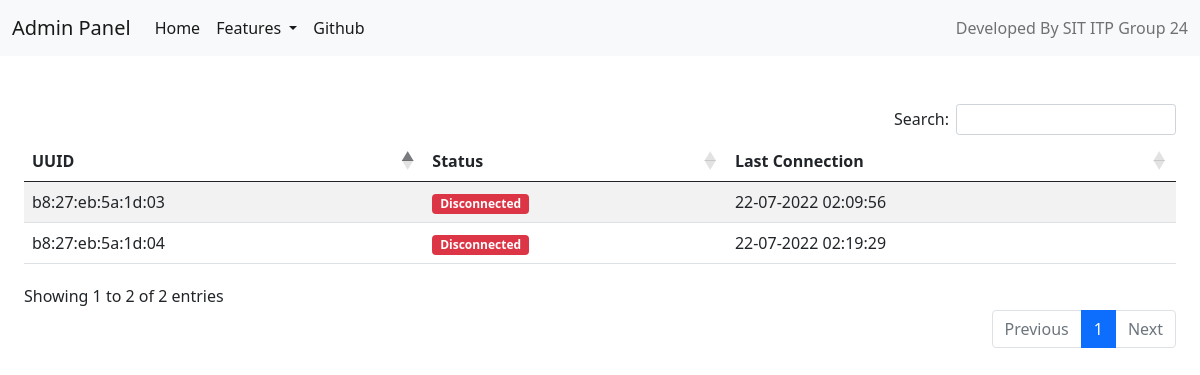
The page /admin_ping_dynamic.php on the database its author committed.
### tables this page shows
CREATE TABLE `ping` (
  `uuid` varchar(255) NOT NULL,
  `last_connect` varchar(50) NOT NULL
);

### admin_ping_process.php (the view, shortened to what this page needs)
<table id="datatable" class="table table-striped" style="width:100%">
    <thead>
        <tr>
            <th>UUID</th>
            <th>Status</th>
            <th>Last Connection</th>
        </tr>
    </thead>
    <tbody>
    <?php
    $config = parse_ini_file('../../ITP_db_config.ini');
    $conn = new mysqli($config['dbservername'], $config['dbusername'], $config['dbpassword'], $config['dbname']);
    $date_time = date('d-m-Y H:i:s');
    $sql = "SELECT * FROM ping";
    $result = $conn->query($sql);
    if ($result->num_rows > 0) {
        while($row = $result->fetch_assoc()) {
            $uuid = $row["uuid"];
            $last_connect = $row["last_connect"];
            $last_connect_formatted = strtotime($last_connect);
            $last_connect_formatted = date('d-m-Y H:i:s',$last_connect_formatted);
            $now_time = strtotime($date_time);
            $last_connect_time = strtotime($last_connect_formatted);
            $time_difference = $now_time - $last_connect_time;
            echo '<tr>';
            echo '<td>' . $uuid . '</td>';
            if ($time_difference < 10) {
                echo '<td><span class="badge bg-success">Connected</span></td>';
            }
            elseif ($time_difference >= 10 && $time_difference < 30) {
                echo '<td><span class="badge bg-warning text-dark">Unstable Network</span></td>';
            }
            elseif ($time_difference >= 30 ) {
                echo '<td><span class="badge bg-danger">Disconnected</span></td>';
            }
            echo '<td>' . $last_connect . '</td>';
            echo '</tr>';
        }
    }
    ?>
    </tbody>
</table>

### rows shown on the page
ping: uuid "b8:27:eb:5a:1d:03", shows "Disconnected", last_connect "22-07-2022 02:09:56"
ping: uuid "b8:27:eb:5a:1d:04", shows "Disconnected", last_connect "22-07-2022 02:19:29"
